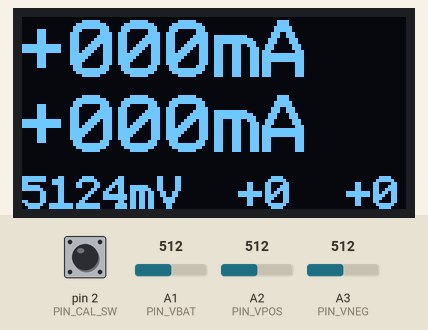
Recording of a sketch running on a simulated Arduino Uno, built with avr-gcc and run on an emulated ATmega328P. Shown: 128×64 one-colour display. The inputs (shaded band) are chosen by the test bench; at power-on: A1 (PIN_VBAT) = 512, A2 (PIN_VPOS) = 512, A3 (PIN_VNEG) = 512, pin 2 (PIN_CAL_SW) HIGH.

Above: at 1.2 s.
1.3 s: A1 (PIN_VBAT) set to 390
At 2.3 s:
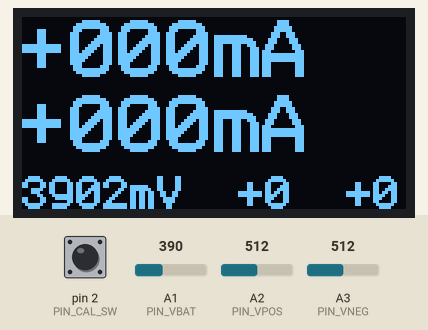
2.9 s: A2 (PIN_VPOS) set to 390
At 3.5 s:
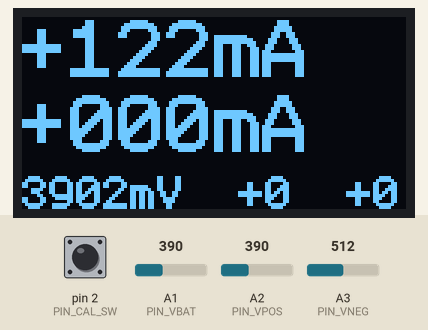
4.5 s: A3 (PIN_VNEG) set to 390
At 5.9 s:
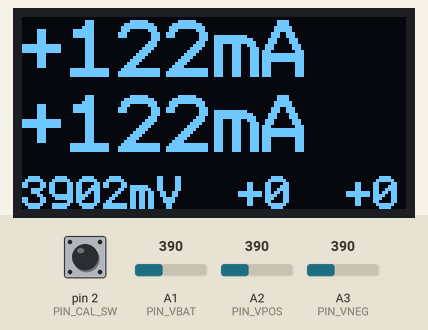
6.2 s: pin 2 (PIN_CAL_SW) pulled LOW for 0.15 s
At 6.8 s:
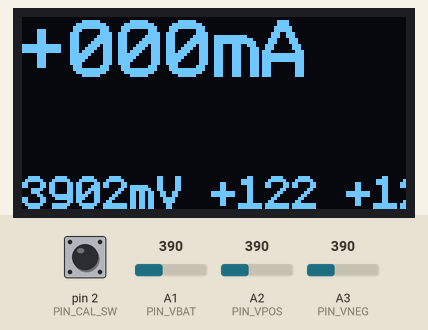
7.9 s: A2 (PIN_VPOS) set to 401
At 8.8 s:
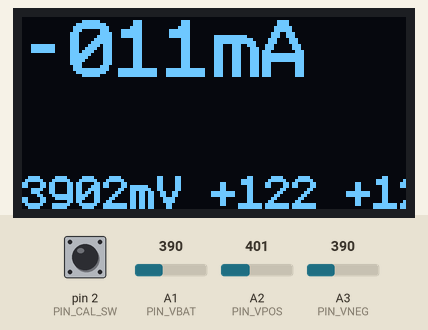
9.5 s: pin 2 (PIN_CAL_SW) pulled LOW for 1 s
At 10.8 s:
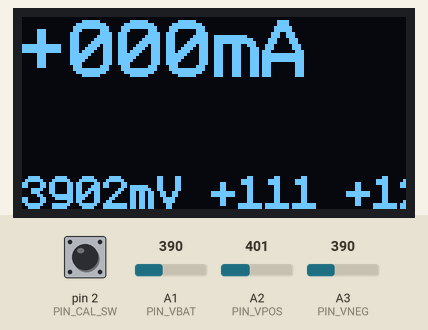
Timing chart, 0 to 12.5 s (numbered marks = the images above; inputs shaded):
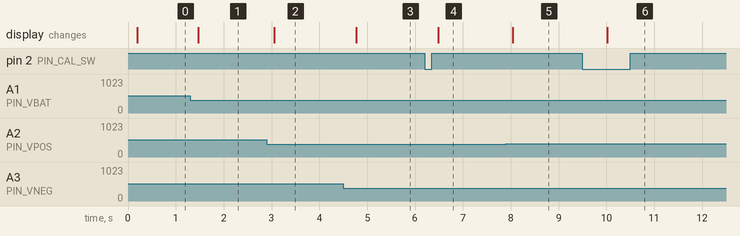

Measured:
- the behaviour switches between 390 and 391 on A2 (PIN_VPOS) (found by bisection; images 4 and 5)
- after the input at 1.3 s, the display: changes after 0.16 s (image 1)
- after the input at 2.9 s, the display: changes after 0.16 s (image 2)
- after the input at 4.5 s, the display: changes after 0.27 s (image 3)
- after the input at 6.2 s, the display: changes after 0.28 s (image 4)
- after the input at 7.9 s, the display: changes after 0.14 s (image 5)
- after the input at 9.5 s, the display: changes after 0.52 s (image 6)

The sketch:

ACS712_AmMeter.ino
```cpp
// ACS712 AmMeter
// 2020.02.07
//
// ryood

#include <Arduino.h>
#include <U8g2lib.h>
#include <Wire.h>
#include <TimerOne.h>

#define SERIAL_TX (0)

#define DISPLAY_CURRENT (0)
#define DISPLAY_VOLTAGE (1)
#define DISPLAY_RAW     (2)
#define DISPLAY_MODE    (DISPLAY_CURRENT)

// Analog Pins
#define PIN_VBAT   (1)
#define PIN_VPOS   (2)
#define PIN_VNEG   (3)

// Digital Pins
#define PIN_BUZZER  (11)
#define PIN_CAL_SW  (2)

#define VREF  (5125)       // 5V電源電圧(mV)
#define PWR_V_DIV (0.5f)   // バッテリー電圧の分圧比
#define CALERT_MAX  (400)  // 警告音境界最大(mA)
#define CALERT_MIN  (-400) // 警告音境界最小(mA)

#define BUFFER_SIZE  (20)
#define DISPLAY_INTERVAL  (32)

U8G2_SSD1306_128X64_NONAME_F_HW_I2C u8g2(U8G2_R0, /* reset=*/ U8X8_PIN_NONE);

int buffer0[BUFFER_SIZE];
int buffer1[BUFFER_SIZE];
int buffer2[BUFFER_SIZE];
int bufferIndex = 0;

int biasPositive = 0;
int biasNegative = 0;

int count = 0;

void readValue(long *raw0, long *raw1, long *raw2)
{
  buffer0[bufferIndex] = analogRead(PIN_VPOS);
  buffer1[bufferIndex] = analogRead(PIN_VNEG);
  buffer2[bufferIndex] = analogRead(PIN_VBAT);
  bufferIndex++;
  if (bufferIndex == BUFFER_SIZE) {
    bufferIndex = 0;
  }
  long sum0 = 0;
  long sum1 = 0;
  long sum2 = 0;
  for (int i = 0; i < BUFFER_SIZE; i++) {
    sum0 += buffer0[i];
    sum1 += buffer1[i];
    sum2 += buffer2[i];
  }

  *raw0 = sum0 / BUFFER_SIZE;
  *raw1 = sum1 / BUFFER_SIZE;
  *raw2 = sum2 / BUFFER_SIZE;
}

void calibration()
{
  long raw0;
  long raw1;
  long raw2;

  for (int i = 0; i < BUFFER_SIZE; i++) {
    readValue(&raw0, &raw1, &raw2);
  }

  biasPositive = 512 - raw0;
  biasNegative = 512 - raw1;
}

void beep()
{
  tone(PIN_BUZZER, 1000, 50);
}

void setup()
{
  // リング・バッファを初期化
  for (int i = 0; i < BUFFER_SIZE; i++) {
    buffer0[i] = 512;
    buffer1[i] = 512;
    buffer2[i] = 512;
  }

  pinMode(PIN_CAL_SW, INPUT_PULLUP);

  u8g2.begin();
  //u8g2.setFlipMode(1);

#if (SERIAL_TX)
  Serial.begin(9600);
#endif //(SERIAL_TX)
}

void loop()
{
  if (digitalRead(PIN_CAL_SW) == LOW) {
    calibration();
  }

  long raw0;
  long raw1;
  long raw2;

  readValue(&raw0, &raw1, &raw2);

  int v0 = ((raw0 + biasPositive) * VREF / 1024);
  int v1 = ((raw1 + biasNegative) * VREF / 1024);
  int v2 = raw2 * VREF / 1024;

  int c0 = -(v0 - (VREF / 2)) / 5;
  int c1 = -(v1 - (VREF / 2)) / 5;
  int pwrv = v2 / PWR_V_DIV;

  count++;
  if (count > DISPLAY_INTERVAL) {
    count = 0;

    // Alert Over Range
    if (c0 > CALERT_MAX || c0 < CALERT_MIN || c1 > CALERT_MAX || c1 < CALERT_MIN) {
      Timer1.initialize(200000);
      Timer1.attachInterrupt(beep);
    } else {
      Timer1.detachInterrupt();
    }

    // Write to OLED
    char strBuffer0[16];
    char strBuffer1[16];
    char strBuffer2[16];

#if (DISPLAY_MODE == DISPLAY_CURRENT)
    sprintf(strBuffer0, "%+04dmA", c0);
    sprintf(strBuffer1, "%+04dmA", c1);
    sprintf(strBuffer2, "%4dmV %+3d %+3d", pwrv, biasPositive, biasNegative);
#elif (DISPLAY_MODE == DISPLAY_VOLTAGE)
    //読み取り電圧表示
    sprintf(strBuffer0, "%d", v0);
    sprintf(strBuffer1, "%d", v1);
    sprintf(strBuffer2, "%d %d %d", v2, biasPositive, biasNegative);
#else
    //読み取り直値表示
    sprintf(strBuffer0, "%d", raw0);
    sprintf(strBuffer1, "%d", raw1);
    sprintf(strBuffer2, "%d %d %d", raw2, biasPositive, biasNegative);
#endif

    u8g2.clearBuffer();
    u8g2.setFont(u8g2_font_profont29_mf);
    u8g2.drawStr(0, 20, strBuffer0);
    u8g2.drawStr(0, 45, strBuffer1);
    u8g2.setFont(u8g2_font_profont17_mf);
    u8g2.drawStr(0, 64, strBuffer2);
    u8g2.sendBuffer();

#if (SERIAL_TX)
    // Write to Serial
    Serial.print(raw0);
    Serial.print('\t');
    Serial.print(raw1);
    Serial.print('\t');
    Serial.print(raw2);
    Serial.print('\t');
    Serial.print(v0);
    Serial.print('\t');
    Serial.print(v1);
    Serial.print('\t');
    Serial.print(v2);
    Serial.print('\t');
    Serial.print(c0);
    Serial.print('\t');
    Serial.print(c1);
    Serial.print('\t');
    Serial.print(pwrv);
    Serial.println();
#endif //(SERIAL_TX)
  }
}
```
